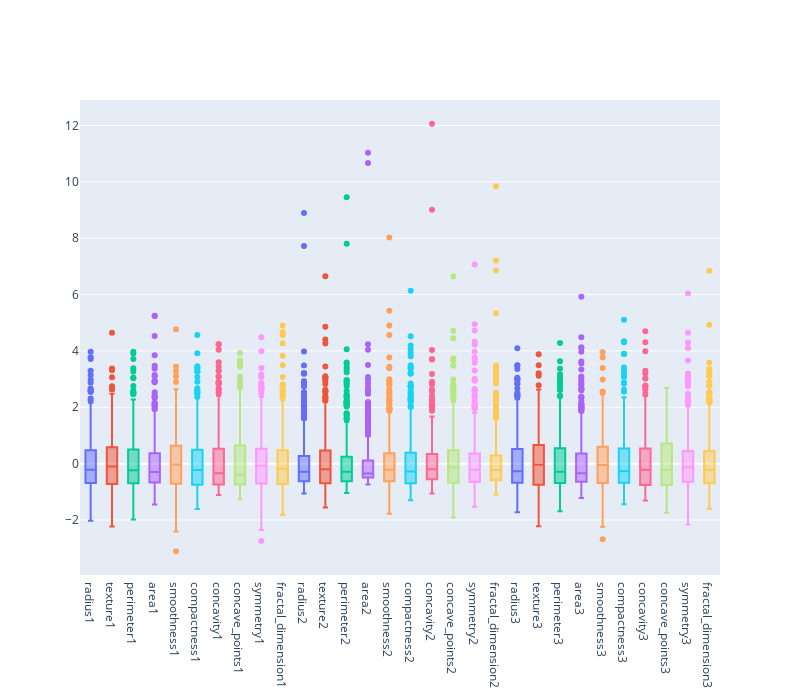

Notebook code cell kept with this figure:
### Code cell
standard = (df-df.mean())/df.std()

fig = go.Figure()
for i in standard.columns:
    fig.add_trace(go.Box(y=standard[str(i)], name=str(i)))
fig.update_layout(showlegend=False,height = 700, width=800)
fig.show()

### Figure 1 — Plotly figure (JSON) as saved in the notebook; plotly's stock layout.template omitted (floating-point values rounded to 4 significant figures; data arrays with more than 128 entries replaced by an {"elided": "..."} marker saying what was removed)
{"data": [{"name": "radius1", "type": "box", "y": {"elided": "569 float values"}}, {"name": "texture1", "type": "box", "y": {"elided": "569 float values"}}, {"name": "perimeter1", "type": "box", "y": {"elided": "569 float values"}}, {"name": "area1", "type": "box", "y": {"elided": "569 float values"}}, {"name": "smoothness1", "type": "box", "y": {"elided": "569 float values"}}, {"name": "compactness1", "type": "box", "y": {"elided": "569 float values"}}, {"name": "concavity1", "type": "box", "y": {"elided": "569 float values"}}, {"name": "concave_points1", "type": "box", "y": {"elided": "569 float values"}}, {"name": "symmetry1", "type": "box", "y": {"elided": "569 float values"}}, {"name": "fractal_dimension1", "type": "box", "y": {"elided": "569 float values"}}, {"name": "radius2", "type": "box", "y": {"elided": "569 float values"}}, {"name": "texture2", "type": "box", "y": {"elided": "569 float values"}}, {"name": "perimeter2", "type": "box", "y": {"elided": "569 float values"}}, {"name": "area2", "type": "box", "y": {"elided": "569 float values"}}, {"name": "smoothness2", "type": "box", "y": {"elided": "569 float values"}}, {"name": "compactness2", "type": "box", "y": {"elided": "569 float values"}}, {"name": "concavity2", "type": "box", "y": {"elided": "569 float values"}}, {"name": "concave_points2", "type": "box", "y": {"elided": "569 float values"}}, {"name": "symmetry2", "type": "box", "y": {"elided": "569 float values"}}, {"name": "fractal_dimension2", "type": "box", "y": {"elided": "569 float values"}}, {"name": "radius3", "type": "box", "y": {"elided": "569 float values"}}, {"name": "texture3", "type": "box", "y": {"elided": "569 float values"}}, {"name": "perimeter3", "type": "box", "y": {"elided": "569 float values"}}, {"name": "area3", "type": "box", "y": {"elided": "569 float values"}}, {"name": "smoothness3", "type": "box", "y": {"elided": "569 float values"}}, {"name": "compactness3", "type": "box", "y": {"elided": "569 float values"}}, {"name": "concavity3", "type": "box", "y": {"elided": "569 float values"}}, {"name": "concave_points3", "type": "box", "y": {"elided": "569 float values"}}, {"name": "symmetry3", "type": "box", "y": {"elided": "569 float values"}}, {"name": "fractal_dimension3", "type": "box", "y": {"elided": "569 float values"}}], "layout": {"height": 700, "showlegend": false, "width": 800}}
